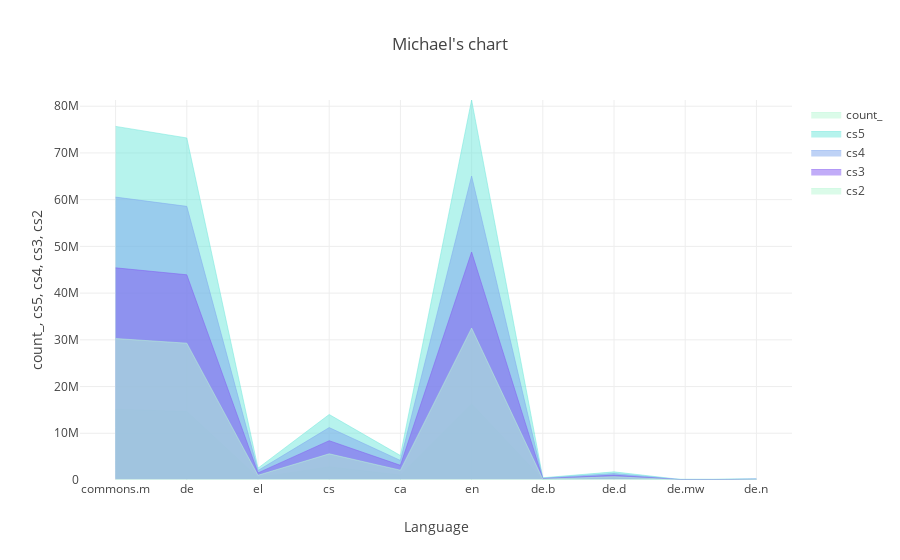

The code cell stored with this chart in its notebook:
### Markdown cell above
# Kql - render areachart

### Code cell
%%kql 
PageViews 
| summarize count() by Language 
//| sort by count_ 
| limit 10
| extend cs5 = 5 * count_
| extend cs4 = 4 * count_
| extend cs3 = 3 * count_
| extend cs2 = 2 * count_
| render areachart title="Michael's chart"

### Figure 1 — Plotly figure (JSON) as saved in the notebook; plotly's stock layout.template omitted (floating-point values rounded to 4 significant figures)
{"data": [{"fill": "tozerox", "line": {"color": "rgb(184, 247, 212)", "width": 0.5}, "mode": "lines", "name": "count_", "type": "scatter", "uid": "1e9b50", "x": ["commons.m", "de", "el", "cs", "ca", "en", "de.b", "de.d", "de.mw", "de.n"], "y": [15137646, 14641824, 507336, 2804334, 1048386, 16266774, 95190, 347922, 36, 54276]}, {"fill": "tozerox", "line": {"color": "rgb(111, 231, 219)", "width": 0.5}, "mode": "lines", "name": "cs5", "type": "scatter", "uid": "19829b", "x": ["commons.m", "de", "el", "cs", "ca", "en", "de.b", "de.d", "de.mw", "de.n"], "y": [75688230, 73209120, 2536680, 14021670, 5241930, 81333870, 475950, 1739610, 180, 271380]}, {"fill": "tozerox", "line": {"color": "rgb(127, 166, 238)", "width": 0.5}, "mode": "lines", "name": "cs4", "type": "scatter", "uid": "cf9c63", "x": ["commons.m", "de", "el", "cs", "ca", "en", "de.b", "de.d", "de.mw", "de.n"], "y": [60550584, 58567296, 2029344, 11217336, 4193544, 65067096, 380760, 1391688, 144, 217104]}, {"fill": "tozerox", "line": {"color": "rgb(131, 90, 241)", "width": 0.5}, "mode": "lines", "name": "cs3", "type": "scatter", "uid": "482535", "x": ["commons.m", "de", "el", "cs", "ca", "en", "de.b", "de.d", "de.mw", "de.n"], "y": [45412938, 43925472, 1522008, 8413002, 3145158, 48800322, 285570, 1043766, 108, 162828]}, {"fill": "tozerox", "line": {"color": "rgb(184, 247, 212)", "width": 0.5}, "mode": "lines", "name": "cs2", "type": "scatter", "uid": "727953", "x": ["commons.m", "de", "el", "cs", "ca", "en", "de.b", "de.d", "de.mw", "de.n"], "y": [30275292, 29283648, 1014672, 5608668, 2096772, 32533548, 190380, 695844, 72, 108552]}], "layout": {"autosize": true, "showlegend": true, "title": "Michael's chart", "xaxis": {"autorange": true, "range": [-0.5, 9.5], "title": "Language", "type": "category"}, "yaxis": {"autorange": true, "range": [36, 81333870], "ticksuffix": "", "title": "count_, cs5, cs4, cs3, cs2", "type": "linear"}}}
